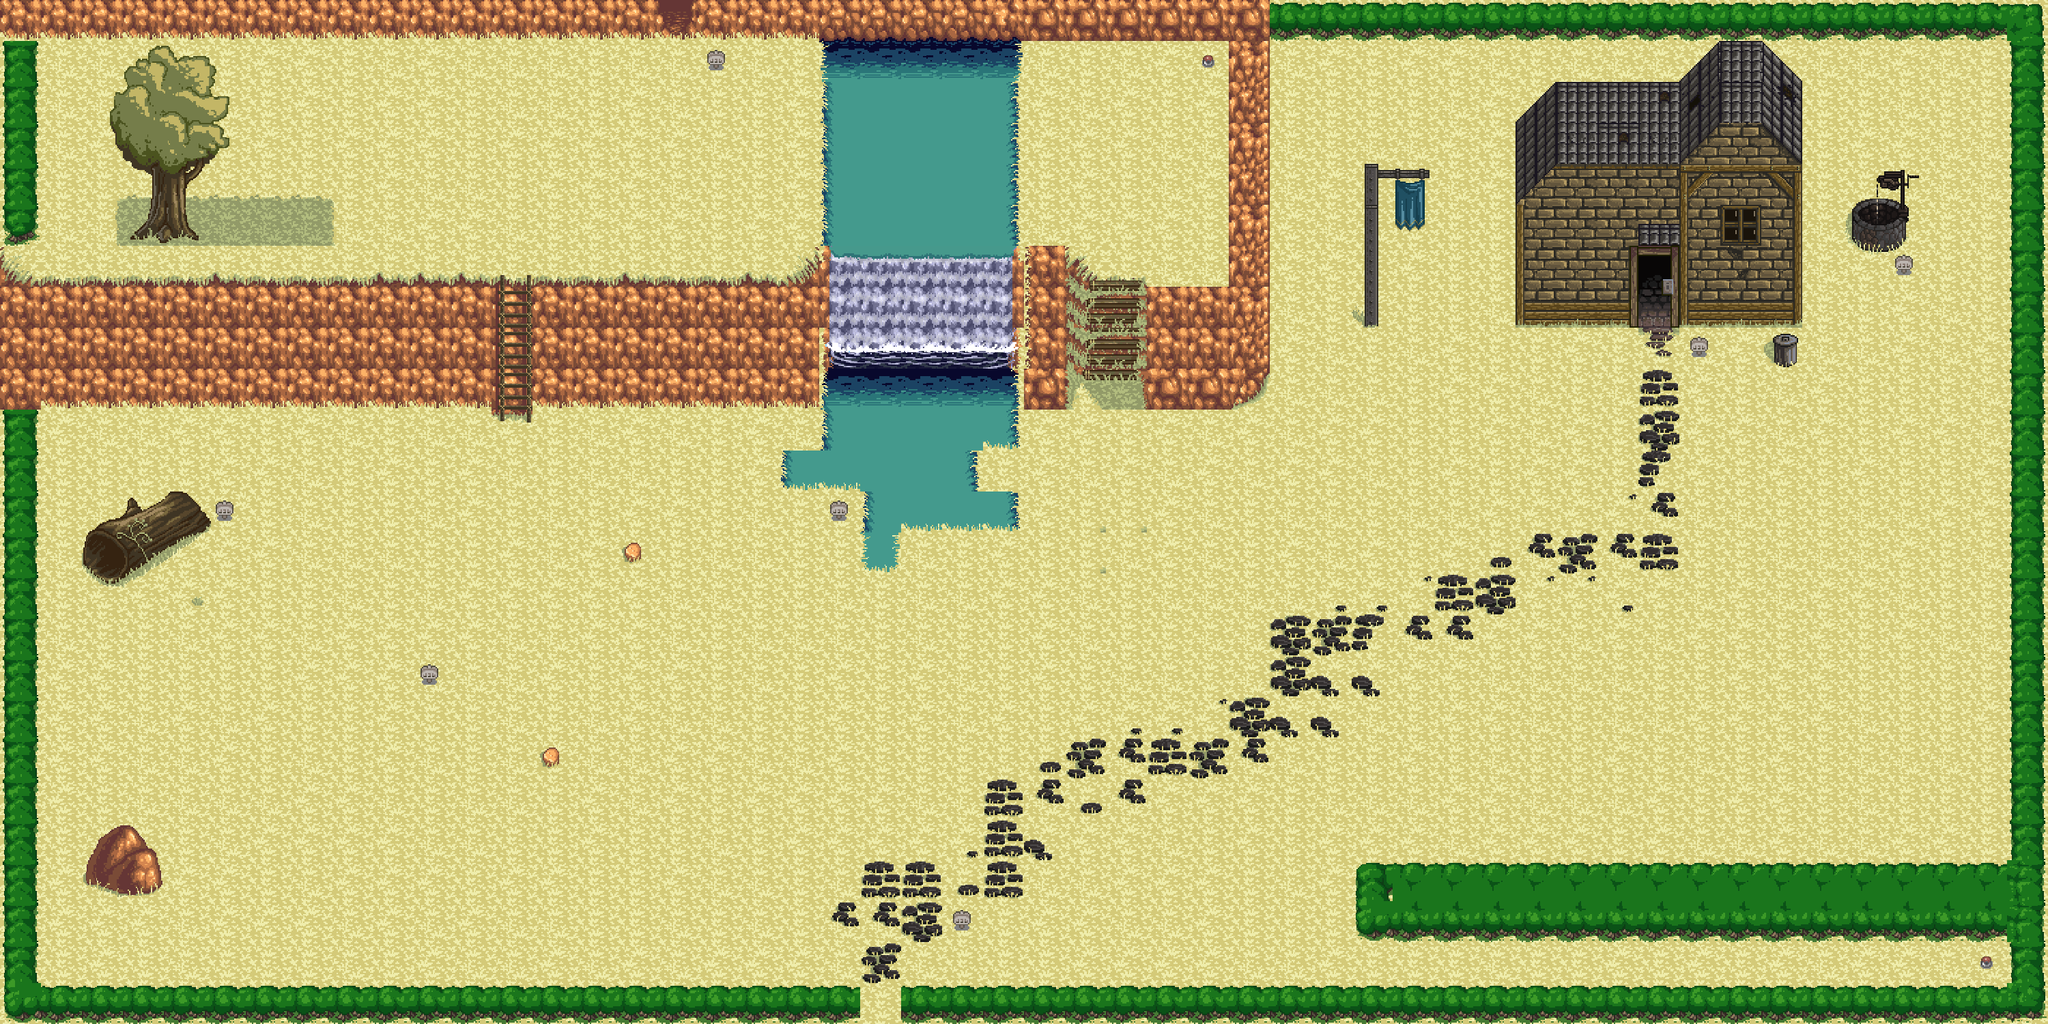

Rendered tile map (Tiled .tmx) drawn with the repository's tilesets; below, a short description and the map source with its tile grids summarised:
An orthogonal 50x25 tile map with 60x60 px tiles, 4 tile layers (ground, Tile Layer 2, Tile Layer 3, Tile Layer 4), 9 tilesets.

<map version="1.0" orientation="orthogonal" width="50" height="25" tilewidth="60" tileheight="60">
 <tileset firstgid="1" name="hyptosis1" tilewidth="60" tileheight="60">
  <image source="../../textures bin/map textures/hyptosis1.png" width="1800" height="1800" />
 </tileset>
 <tileset firstgid="901" name="hyptosis2" tilewidth="60" tileheight="60">
  <image source="../../textures bin/map textures/hyptosis2.png" width="1800" height="1800" />
 </tileset>
 <tileset firstgid="1801" name="hyptosis3" tilewidth="60" tileheight="60">
  <image source="../../textures bin/map textures/hyptosis3.png" width="1800" height="1800" />
 </tileset>
 <tileset firstgid="2701" name="hyptosis4" tilewidth="60" tileheight="60">
  <image source="../../textures bin/map textures/hyptosis4.png" width="1800" height="1800" />
 </tileset>
 <tileset firstgid="3601" name="hyptosis5" tilewidth="60" tileheight="60">
  <image source="../../textures bin/map textures/hyptosis5.png" width="1080" height="2280" />
 </tileset>
 <tileset firstgid="4285" name="poke" tilewidth="60" tileheight="60">
  <image source="../../textures bin/map textures/poke.png" width="540" height="1020" />
 </tileset>
 <tileset firstgid="4438" name="pokeSno" tilewidth="60" tileheight="60">
  <image source="../../textures bin/map textures/pokeSno.png" width="1200" height="900" />
 </tileset>
 <tileset firstgid="4738" name="Waterfall" tilewidth="60" tileheight="60">
  <image source="../../textures bin/map textures/Waterfall.png" width="720" height="240" />
 </tileset>
 <tileset firstgid="4786" name="pokesaker" tilewidth="60" tileheight="60">
  <image source="../../textures bin/map textures/pokesaker.png" width="120" height="60" />
 </tileset>
 <layer name="ground" width="50" height="25">
  <data>[1250 cells, 1250 non-empty, 34 distinct tile ids]</data>
 </layer>
 <layer name="Tile Layer 2" width="50" height="25">
  <data>[1250 cells, 382 non-empty, 114 distinct tile ids]</data>
 </layer>
 <layer name="Tile Layer 3" width="50" height="25">
  <data>[1250 cells, 15 non-empty, 10 distinct tile ids]</data>
 </layer>
 <layer name="Tile Layer 4" width="50" height="25">
  <data>[1250 cells, 1 non-empty, 1 distinct tile ids]</data>
 </layer>
</map>